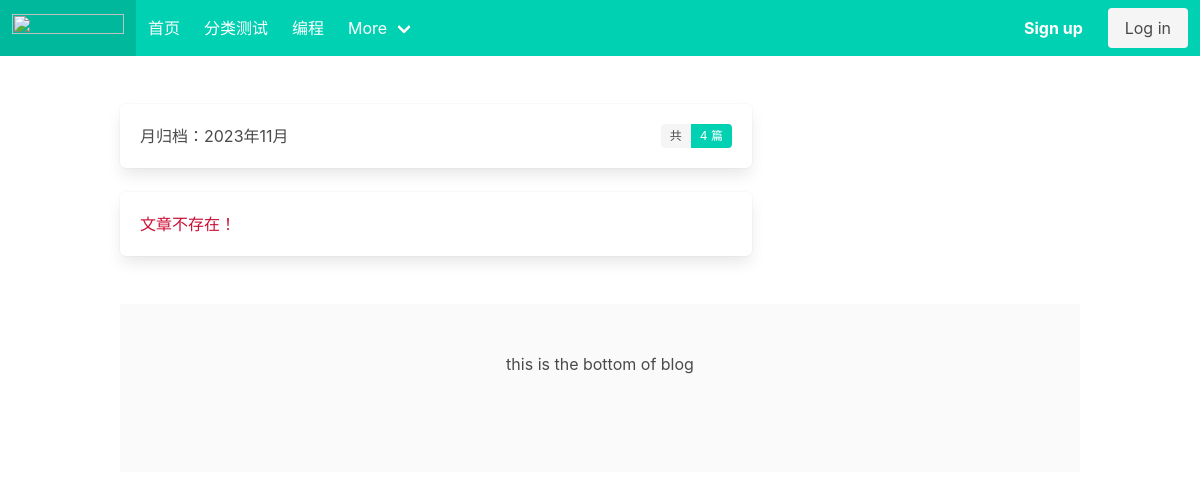
Before: /archives/2023/11 with the older database file.
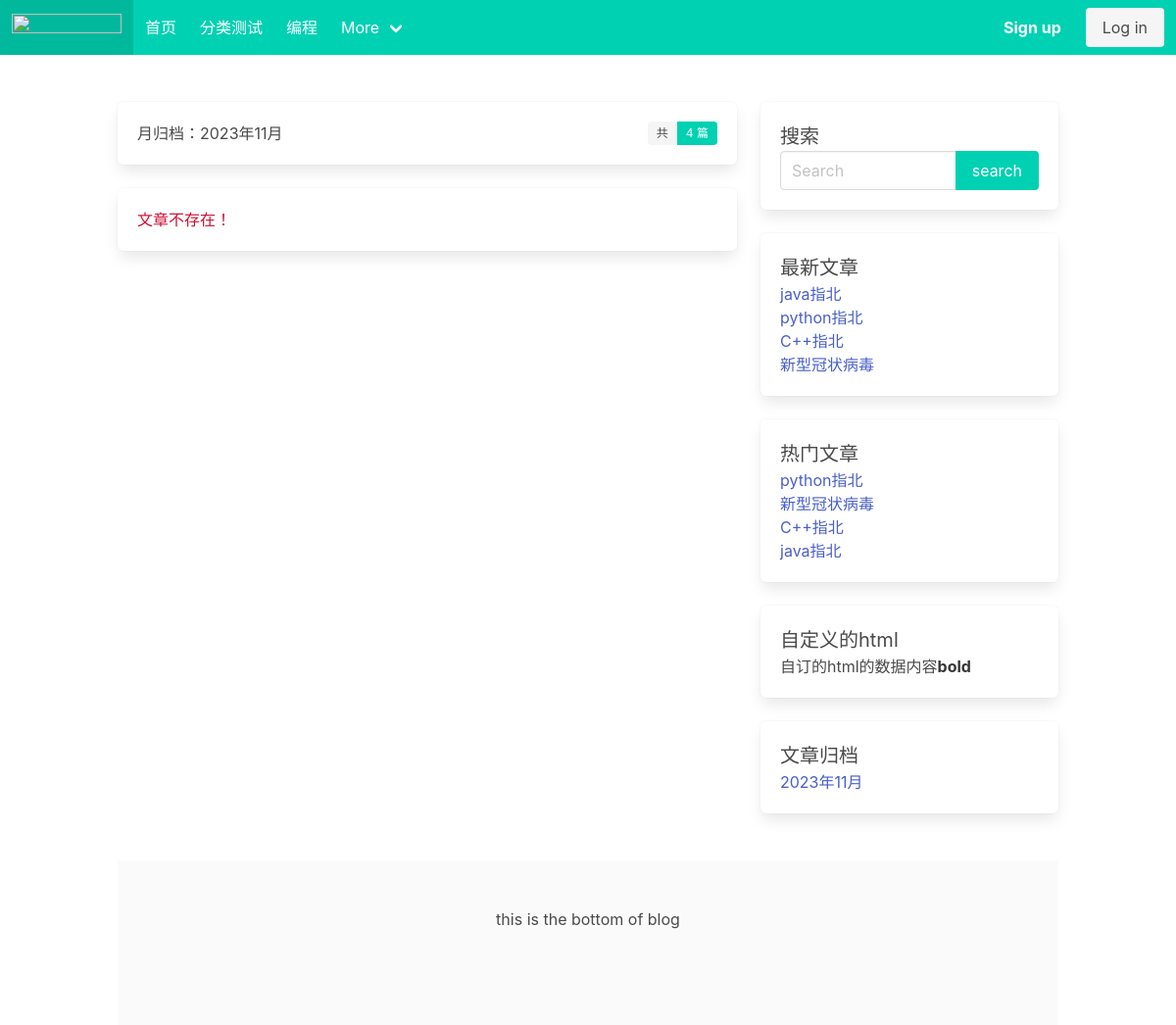
After: the same page with the newer database file.
### blog/models.py (models this page shows, shortened)
class Category(models.Model):
    name = models.CharField(max_length=32, verbose_name="分类名称")
    desc = models.TextField(max_length=200, blank=True, default='', verbose_name="分类描述")
    add_date = models.DateTimeField(auto_now_add=True, verbose_name="添加时间")
    pub_date = models.DateTimeField(auto_now=True, verbose_name="修改时间")
    class Meta:
        verbose_name = "博客分类"
        verbose_name_plural = verbose_name

class Sidebar(models.Model):
    STATUS = (
        (1, '隐藏'),
        (2, '展示')
    )
    DISPLAY_TYPE = (
        (1, '搜索'),
        (2, '最新文章'),
        (3, '最热文章'),
        (4, '最近评论'),
        (5, '文章归档'),
        (6, 'HTML')
    )
    title = models.CharField(max_length=50, verbose_name="标题")
    display_type = models.PositiveIntegerField(default=1, choices=DISPLAY_TYPE, verbose_name="展示类型")
    content = models.CharField(max_length=500, blank=True, default='', verbose_name="内容",
                               help_text="如果设置的不是HTML类型，可为空")  # 这个字段专门给html类型的 其他为空
    sort = models.PositiveIntegerField(default=1, verbose_name="排序", help_text='序号越大越靠前')
    status = models.PositiveIntegerField(default=2, choices=STATUS, verbose_name="状态")  # 隐藏显示状态
    add_date = models.DateTimeField(auto_now_add=True, verbose_name="创建时间")
    class Meta:
        verbose_name = "侧边栏"
        verbose_name_plural = verbose_name
        ordering = ['-sort']
    @classmethod  # 类方法展示器，这个就变成了这个类的一个方法可以调用
    def get_sidebar(cls):
        return cls.objects.filter(status=2)  # 查询到所有允许展示的模块
    @property #成为一个类属性，使用时候不需要后边括号，readonly
    def get_content(self):
        if self.display_type == 1:
            context = {
            }
            return render_to_string('blog/sidebar/search.html', context=context)
        elif self.display_type == 2:
            context = {
            }
            return render_to_string('blog/sidebar/new_post.html', context=context)
        elif self.display_type == 3:
            context = {
            }
            return render_to_string('blog/sidebar/hot_post.html', context=context)
        elif self.display_type == 4:
            context = {
            }
            return render_to_string('blog/sidebar/comment.html', context=context)
        elif self.display_type == 5: #文章归档
            context = {
            }
            return render_to_string('blog/sidebar/archives.html', context=context)
        elif self.display_type == 6:  # 自定义侧边栏
            return self.content

class Post(models.Model):
    title = models.CharField(max_length=61, verbose_name="文章标题")
    desc = models.TextField(max_length=200, blank=True, verbose_name="文章描述")
    category = models.ForeignKey(Category, on_delete=models.CASCADE, verbose_name="分类")
    content = models.TextField(verbose_name="文章详情")
    tags = models.ForeignKey(Tag, blank=True, null=True, on_delete=models.CASCADE, verbose_name="文章标签")
    owner = models.ForeignKey(User, on_delete=models.CASCADE, verbose_name="作者")
    is_hot = models.BooleanField(default=False, verbose_name="是否热门") #手动热门
    Browse_rate = models.IntegerField(default=0, verbose_name="流量率") #浏览量
    add_date = models.DateTimeField(auto_now_add=True, verbose_name="添加时间")
    pub_date = models.DateTimeField(auto_now=True, verbose_name="修改时间")
    class Meta:
        verbose_name = "文章"
        verbose_name_plural = verbose_name

### blog/views.py (the view)
# urls.py: path('archives/<int:year>/<int:month>', views.archives, name='archives')
def archives(request, year, month):
    post_list = Post.objects.filter(add_date__year=year, add_date__month=month)
    context = {'post_list': post_list, 'year': year, 'month': month}
    return render(request, 'blog/sidebar/archives_list.html', context)

### blog/templatetags/category.py (called while the page is built)
@register.simple_tag()
def get_category_list():
    return Category.objects.all()

@register.simple_tag()
def get_sidebar_list():
    return Sidebar.get_sidebar()

@register.simple_tag()
def get_new_post():
    return Post.objects.order_by('-pub_date')[:8]

@register.simple_tag()
def get_hot_Browse_post():
    return Post.objects.order_by('-Browse_rate')[:8]

@register.simple_tag()
def get_archives():
    return Post.objects.dates('add_date', 'month', order='DESC')[:8]

### blog/templates/blog/sidebar/archives_list.html (shortened to what this page needs)
{% extends 'blog/base.html' %}
{% block archives %}
    <div class="box">
        月归档：{{ year }}年{{ month }}月
        <div class="tags has-addons is-pulled-right">
          <span class="tag">共</span>
          <span class="tag is-primary">{{ post_list.count }} 篇</span>
        </div>
    </div>
{% endblock  %}

### blog/templates/blog/base.html (shortened to what this page needs)
<!DOCTYPE html>
{% load static category %}
<html lang="en">
<head>
    <link rel="stylesheet" href="{% static 'users/bulma.css' %}">
    <link rel="stylesheet" href="https://cdn.jsdelivr.net/npm/bulma@0.9.4/css/bulma.min.css">
</head>
<body>
<nav class="navbar is-primary" role="navigation" aria-label="main navigation">
    <div class="navbar-brand">
        <a class="navbar-item" href="https://bulma.io">
            <img src="https://bulma.io/images/bulma-logo.png" width="112" height="28">
        </a>
    </div>
    <div id="navbarBasicExample" class="navbar-menu">
        <div class="navbar-start">
            {% block navbar-start %}
            <a class="navbar-item" href="/">
                首页
            </a>
            {% get_category_list as category_list %}
            {% for category in category_list %}
            <a class="navbar-item" href="{% url 'blog:category_list' category.id %}">
                {{ category.name }}
            </a>
            {%endfor%}
            <div class="navbar-item has-dropdown is-hoverable">
                <a class="navbar-link">
                    More
                </a>
            </div>
            {% endblock %}
        </div>
        <div class="navbar-end">
            {% block navbar-end %}
            <div class="navbar-item">
                {% if user.is_authenticated %}
                <div class="buttons">
                    <a class="button is-primary" href="{% url 'users:user_profile' %}" target="_blank">
                        <strong> {{ request.user.username }}</strong>
                    </a>
                    <a href="{% url 'users:logout' %}" class="button is-primary">退出</a>
                </div>
                {% else %}
                <div class="buttons">
                    <a class="button is-primary" href="{% url 'users:register' %}" target="_blank">
                        <strong>Sign up</strong>
                    </a>
                    <a class="button is-light" href="{% url 'users:login' %}" target="_blank">
                        Log in
                    </a>
                </div>
                {% endif %}
            </div>
        </div>
        {% endblock %}
    </div>
</nav>
<section class="section">
    <div class=" container">
        <div class="columns">
            <div class="column is-8">
                {% block section %}
                {% block archives %}
                {% endblock %}
                {% if page_obj %}
                {% for post in page_obj %}
                <div class="box">
                    <h1 class="is-size-6  has-text-weight-bold">
                        <a href="{% url 'blog:post_detail' post.id %}"> {{ post.title }}</a>
                    </h1>
                    <p class="mt-3">{{ post.desc | truncatechars:10 }}</p>
                    <div class="is-size-7 has-text-grey pt-1 pb-1">
                        <span class="mr-6">auth:{{ post.owner }}</span>
                        <span>Publish Date:{{ post.add_date }}</span>
                    </div>
                </div>
                {% endfor %}
                {% else %}
                <div class="box">
                    <p class="has-text-danger-dark">文章不存在！</p>
                </div>
                {% endif %}
                {% endblock %}
            </div>
            <div class="column is-4">
                {% block right %}
                {% get_sidebar_list as sidebar_list %}
                {% for sidebar in sidebar_list %}
                <div class="box">
                    <h1 class="is-size-5">{{ sidebar.title }}</h1>
                    <p>{{ sidebar.get_content|safe }}</p>
                </div>
                {% endfor %}
                {% endblock %}
            </div>
        </div>
    </div>
</section>
{% block footer %}
<footer class="footer container">
    <div class="  has-text-centered">
        this is the bottom of blog
    </div>
</footer>
{% endblock %}
</body>
</html>

### blog/templates/blog/sidebar/search.html (shortened to what this page needs)
<form action="{% url 'blog:search' %}" method="get">
    <div class="field has-addons">
        <div class="control is-expanded">
             <input type="search" class="input" name="keyword" placeholder="Search" value="{{ keyword }}">
        </div>
        <div class="control">
            <input class="button is-primary" type="submit" value="search">
        </div>
    </div>
</form>

### blog/templates/blog/sidebar/new_post.html
{% load category %}
{% get_new_post as post_list %}
{% for post in post_list %}
<ul>
    <li><a href="{% url 'blog:post_detail' post.id %}">{{ post.title }}</a></li>
</ul>
{% endfor %}

### blog/templates/blog/sidebar/hot_post.html
{% load category %}
{% get_hot_Browse_post as post_list %}
{% for post in post_list %}
<ul>
    <li><a href="{% url 'blog:post_detail' post.id %}">{{ post.title }}</a></li>
</ul>
{% endfor %}

### blog/templates/blog/sidebar/archives.html
{% load category %}
{% get_archives as archives_list %}
{% for archive in archives_list %}
<ul>
    <li><a href="{% url 'blog:archives' archive.year archive.month%}">{{ archive.year }}年{{archive.month}}月</a></li>
</ul>
{% endfor %}

Changed rows visible on the page:
added Sidebar: title "搜索"
added Sidebar: title "最新文章"
now on this page (row edited): Post: title "java指北"
now on this page (row edited): Post: title "python指北"
now on this page (row unchanged): Post: title "C++指北"
now on this page (row edited): Post: title "新型冠状病毒"
added Sidebar: title "热门文章"
added Sidebar: title "自定义的html", get_content "自订的html的数据内容 bold"
added Sidebar: title "文章归档", year "2023", month "11"
